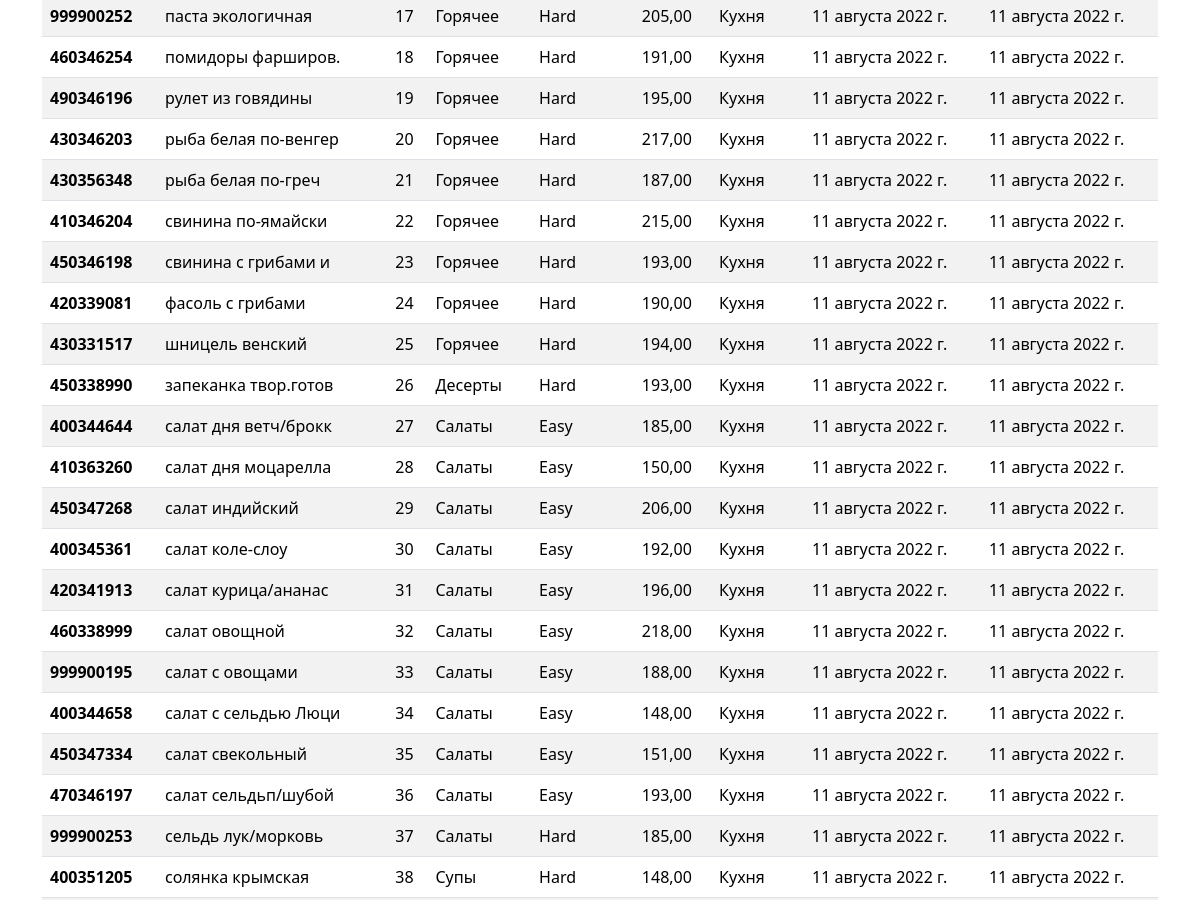
Page /products-list/ (middle part) on the earlier database version.
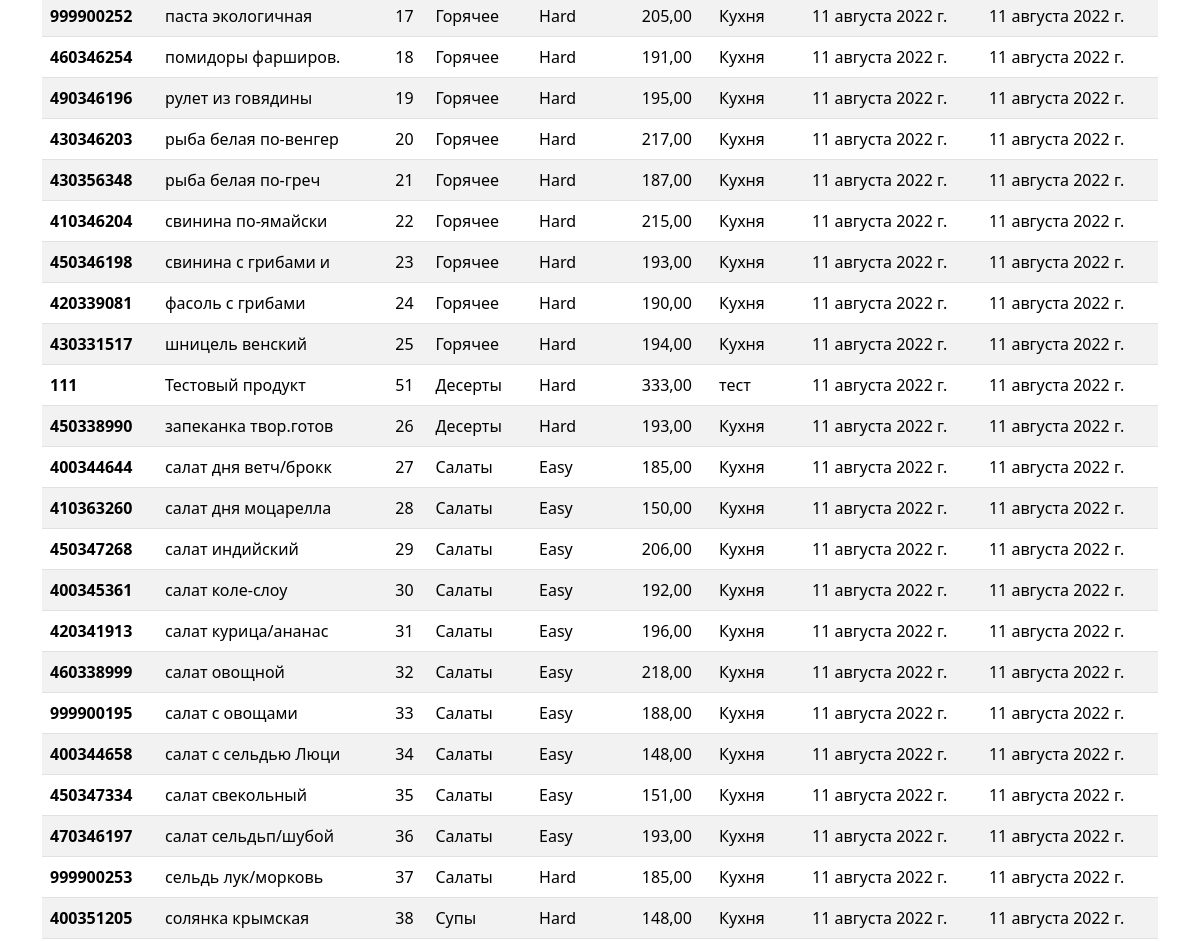
Same page on the later database version.
### register/models.py (models this page shows, shortened)
class Product(models.Model):
    DIFFICULTY_LEVELS = (
        ('Easy', 'Easy'),
        ('Medium', 'Medium'),
        ('Hard', 'Hard'),
    )
    code=models.DecimalField(max_digits=10, help_text="Не более 10 знаков", decimal_places=0, unique=True)
    name = models.CharField(max_length=200,help_text="Не более 200 знаков", db_index=True, verbose_name='Продукт')
    category = models.ForeignKey(Category, related_name='product', on_delete=models.CASCADE)
    ingredient = models.ManyToManyField(Item, through=RecipeIngredient)
    difficulty = models.CharField(choices=DIFFICULTY_LEVELS, max_length=10)
    price = models.DecimalField(max_digits=10,help_text="Не более 10 знаков", decimal_places=2)
    description = models.TextField(blank=True, null=True)
    cooking= models.TextField(blank=True, null = True)
    slug= models.SlugField(max_length=255, verbose_name='Url', unique=True)
    created_date= models.DateField(auto_now_add=True, verbose_name='Создан',null=True)
    updated_date = models.DateField(auto_now=True,  verbose_name='Изменен', null=True)
    class Meta:
        ordering = ['category', 'name']
        verbose_name = 'Продукт'
        verbose_name_plural = 'Продукты'

class Category(models.Model):
    code= models.CharField(max_length=5, help_text="Не более 5 цифр",  unique=True,verbose_name='Код')
    name = models.CharField(max_length=200, help_text="Не более 200 знаков", db_index=True, verbose_name='Категория')
    slug= models.SlugField(max_length=255, verbose_name='Url', unique=True)
    class Meta:
        ordering = ['name']
        verbose_name = 'Категория продукта'
        verbose_name_plural = 'Категории продуктов'
    def __str__(self):
        return self.name

### register/views.py (the view)
# urls.py: path('products-list/', ProductListView.as_view(), name='products-list'),
class ProductListView(ListView):
    model= Product
    template_name = 'register/products/products.html'
    context_object_name = 'products'

### register/templates/register/products/products.html (shortened to what this page needs)
{% extends 'base_simple.html' %}
{% load static %}
{% block content %}
<div class="container">
  <table class="table table-striped">
    <tbody>
      {% for product in products%}
      <tr>
        <th scope="row">{{product.code}}</th>
        <td>{{product.name}}</td>
        <td>{{product.id}}</td>
        <td>{{product.category}}</td>
        <td>{{product.difficulty}}</td>
        <td>{{product.price}}</td>
        <td>{{product.cooking}}</td>
        <td>{{product.created_date}}</td>
        <td>{{product.updated_date}}</td>
      </tr>
      {% endfor %}
    </tbody>
  </table>
</div>
{% endblock %}

Differences in the rows shown:
added Product: code "111", name "Тестовый продукт", id "51", category "Десерты", difficulty "Hard", price "333,00", cooking "тест", created_date "11 августа 2022 г.", updated_date "11 августа 2022 г."
